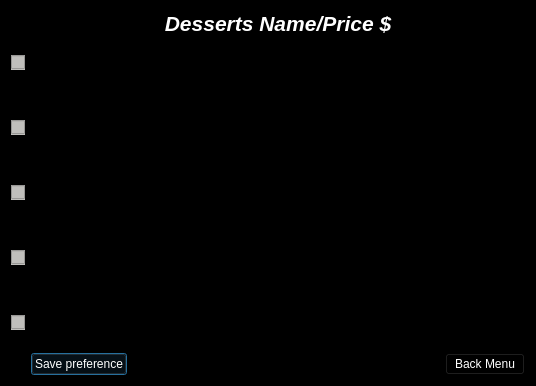
<?xml version="1.0" encoding="UTF-8"?>
<ui version="4.0">
 <class>desserts</class>
 <widget class="QDialog" name="desserts">
  <property name="windowModality">
   <enum>Qt::NonModal</enum>
  </property>
  <property name="geometry">
   <rect>
    <x>0</x>
    <y>0</y>
    <width>536</width>
    <height>386</height>
   </rect>
  </property>
  <property name="minimumSize">
   <size>
    <width>536</width>
    <height>386</height>
   </size>
  </property>
  <property name="maximumSize">
   <size>
    <width>700</width>
    <height>386</height>
   </size>
  </property>
  <property name="windowTitle">
   <string>Desserts Menu</string>
  </property>
  <property name="windowIcon">
   <iconset theme="preferences-system-network"/>
  </property>
  <property name="styleSheet">
   <string notr="true">background-color: rgb(0, 0, 0);
color: rgb(255, 255, 255);</string>
  </property>
  <layout class="QHBoxLayout" name="horizontalLayout_3">
   <item>
    <layout class="QHBoxLayout" name="horizontalLayout_2">
     <item>
      <layout class="QVBoxLayout" name="verticalLayout_2">
       <item>
        <widget class="QCheckBox" name="checkBox">
         <property name="styleSheet">
          <string notr="true">background-color: rgb(192, 191, 188);
color: rgb(0, 0, 0);</string>
         </property>
         <property name="text">
          <string/>
         </property>
        </widget>
       </item>
       <item>
        <widget class="QCheckBox" name="checkBox_2">
         <property name="styleSheet">
          <string notr="true">background-color: rgb(192, 191, 188);
color: rgb(0, 0, 0);</string>
         </property>
         <property name="text">
          <string/>
         </property>
        </widget>
       </item>
       <item>
        <widget class="QCheckBox" name="checkBox_4">
         <property name="styleSheet">
          <string notr="true">background-color: rgb(192, 191, 188);
color: rgb(0, 0, 0);</string>
         </property>
         <property name="text">
          <string/>
         </property>
        </widget>
       </item>
       <item>
        <widget class="QCheckBox" name="checkBox_3">
         <property name="styleSheet">
          <string notr="true">background-color: rgb(192, 191, 188);
color: rgb(0, 0, 0);</string>
         </property>
         <property name="text">
          <string/>
         </property>
        </widget>
       </item>
       <item>
        <widget class="QCheckBox" name="checkBox_5">
         <property name="styleSheet">
          <string notr="true">background-color: rgb(192, 191, 188);
color: rgb(0, 0, 0);</string>
         </property>
         <property name="text">
          <string/>
         </property>
        </widget>
       </item>
      </layout>
     </item>
     <item>
      <layout class="QVBoxLayout" name="verticalLayout_3">
       <item>
        <layout class="QVBoxLayout" name="verticalLayout">
         <item>
          <widget class="QLabel" name="label">
           <property name="text">
            <string>&lt;html&gt;&lt;head/&gt;&lt;body&gt;&lt;p align=&quot;center&quot;&gt;&lt;span style=&quot; font-size:16pt; font-weight:700; font-style:italic;&quot;&gt;Desserts Name/Price $&lt;/span&gt;&lt;/p&gt;&lt;/body&gt;&lt;/html&gt;</string>
           </property>
          </widget>
         </item>
         <item>
          <widget class="QListWidget" name="dessert_list">
           <property name="styleSheet">
            <string notr="true">color: rgb(255, 255, 255);
font: 500 italic 15pt &quot;Ubuntu&quot;;</string>
           </property>
          </widget>
         </item>
        </layout>
       </item>
       <item>
        <layout class="QHBoxLayout" name="horizontalLayout">
         <item>
          <widget class="QPushButton" name="pushButton_2">
           <property name="text">
            <string>Save preference</string>
           </property>
          </widget>
         </item>
         <item>
          <spacer name="horizontalSpacer">
           <property name="orientation">
            <enum>Qt::Horizontal</enum>
           </property>
           <property name="sizeHint" stdset="0">
            <size>
             <width>115</width>
             <height>20</height>
            </size>
           </property>
          </spacer>
         </item>
         <item>
          <widget class="QPushButton" name="pushButton">
           <property name="text">
            <string>Back Menu</string>
           </property>
          </widget>
         </item>
        </layout>
       </item>
      </layout>
     </item>
    </layout>
   </item>
  </layout>
 </widget>
 <resources/>
 <connections/>
</ui>
